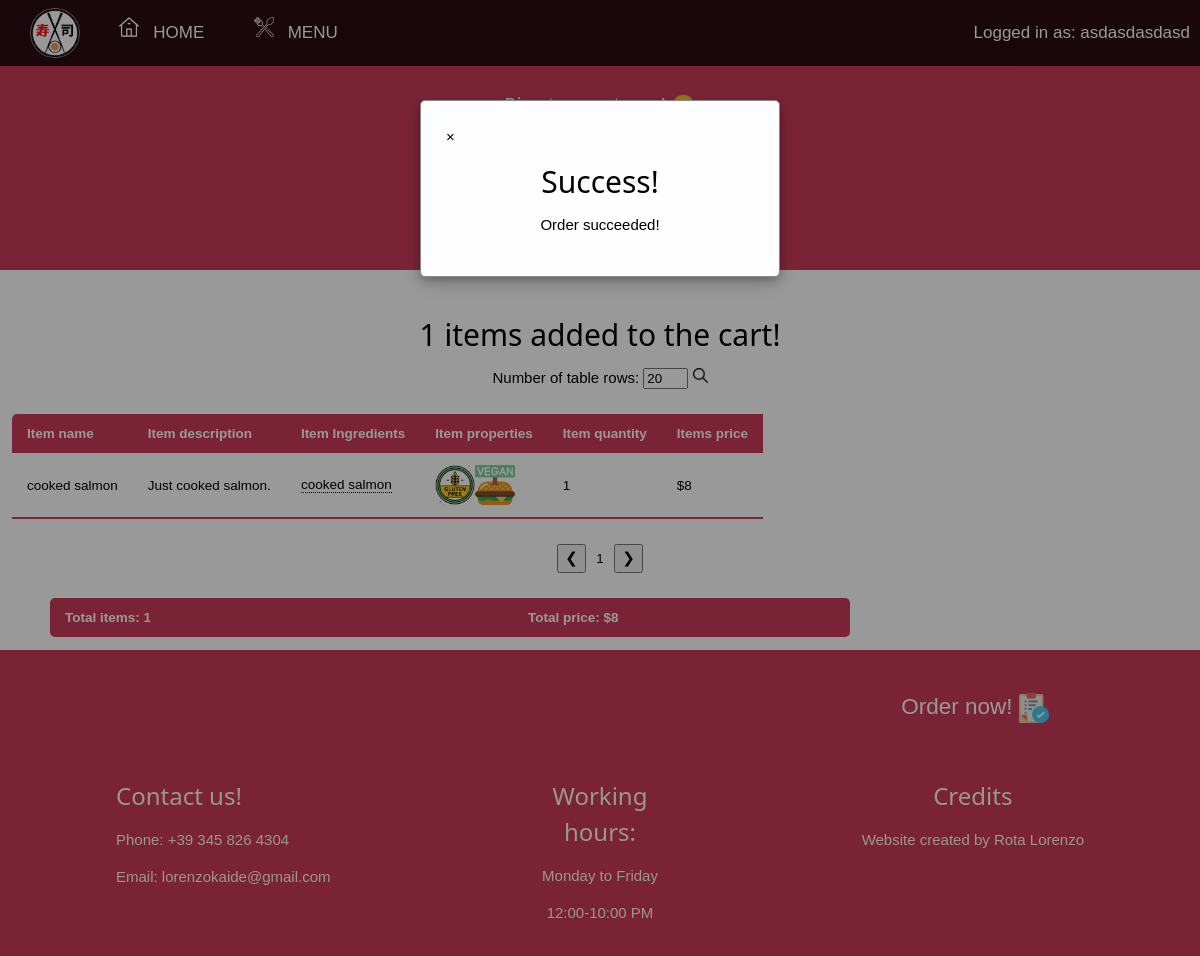
The app's page /shopping-cart.php?success_order=a (signed in) with its own data.
### tables this page shows
CREATE TABLE `cart_sushi` (
  `sushi_name` varchar(32) NOT NULL,
  `id_cart` int(11) NOT NULL,
  `pieces_number` int(11) NOT NULL DEFAULT 0
);

### shopping-cart.php (the view, shortened to what this page needs)
<?php
    if(isset($_GET["success_order"]))
    {
        $popup = "<div id=\"random\">
                    <div class=\"random-content\">
                    <span class=\"close-random close-x\">&times;</span>
                    <h2 class=\"random-style\">Success!</h2>
                    <p class=\"random-style\">Order succeeded!</p>
                    </div>
                </div>";
    }
?>
<html>
<link rel="stylesheet" href="css/css.css">
<body>
<div id="top">
  <div class="bar padding-8" style="width:100%; background-color:rgba(0,0,0,0.8);">
    <img src="images/random/logo5.png" style="width: 80px;padding-left:30px" class="vertical-align-middle"/></img>
    <img src="images/random/homepage.png" class="bar-img" style="width: 55px; padding-left: 35px;"></img>
    <a href="index.php" class="bar-item button-topmenu text-white hover-text-red"> HOME </a>
    <?php
    if(isset($_SESSION["logged"])){
      echo "<img src=\"images/random/menu.png\" class=\"bar-img\" style=\"width: 55px; padding-left: 35px;\"></img>
           <a href=\"menu.php?list=all\" class=\"bar-item button-topmenu text-white hover-text-red\"> MENU </a>";
      echo "<button id=\"accountButton\" class=\"bar-item button-topmenu button-account\" style=\"float: right; padding: auto 20px auto 20px;\">Logged in as: ".$_SESSION["username"]."</button>";
    }
    ?>
  </div>
</div>
<?php
    if(isset($_GET["success_order"])||isset($_GET["error2"]))
    {
        echo $popup;
    }
?>
<header class="container dark-red padding-header" id="myHeader">
  <div class="text-center">
    <h4>Rice to meet you! &#128516</h4>
    <h2 class="xxxlarge animate-bottom">Soushi sushi</h2>
  </div>
</header>
<div style="max-width: 1280px; margin: 0px auto;">
  <div class="text-center padding-32">
    <?php
        $servername = "localhost";
        $username_mysql = "root";
        $password_mysql = "";
        $dbname = "soushisushi";
        $conn = new mysqli($servername, $username_mysql, $password_mysql, $dbname);
        $query = "SELECT sushi_name, pieces_number FROM cart_sushi where id_cart = ".$_SESSION["cart"];
        $result = mysqli_query($conn, $query);
        $number_rows = mysqli_num_rows($result);
        if($number_rows == 0)
        {
            echo "<h2>You haven't added anything yet!</h2>";
            echo "<h4>Proceed adding items to your cart here: <a href=\"menu.php?list=all\" style=\"color:blue;text-decoration:underline;\">MENU</a></h4>";
        }
        else
        {
            echo "<h2>".$number_rows." items added to the cart!</h2>";
            $total_price = 0;
            $all_items = 0;
            if(isset($_GET['elements_number']))
            {
                $value_elements_number ="value=\"".$_GET['elements_number']."\"";
            }
            else
            {
                $value_elements_number = "value=\"20\"";
            }
            echo "
            <form action=\"shopping-cart.php\" method=\"get\">
              Number of table rows:
              <input type=\"number\" name=\"elements_number\" min=\"1\" ".$value_elements_number." style=\"width: 45px;\"></input>
              <input type=\"image\" src=\"images/random/search.png\" width=\"15px\" height=\"15px\" class=\"search\" alt=\"Submit\"></input>
            </form>";
            $count_outputted_rows = 0;
            $count2 = 0;
            $result = mysqli_query($conn, $query);
            $number_elements_to_output = $number_rows;
            if(isset($_GET['elements_number']))
            {
                $elements_number = $_GET['elements_number'];
            }
            else
            {
                $elements_number = 20;
            }
            $pages_number = ceil($number_elements_to_output/$elements_number);
            if ($result->num_rows > 0)
            {
                while($row = $result->fetch_assoc())
                {
                    $count2++;
                    $sushi_name = $row['sushi_name'];
                    $pieces_number = $row['pieces_number'];
                    $page_number = ceil($count_outputted_rows/$elements_number)+1;
                    if(($count_outputted_rows%$elements_number == 0 || $count2==1))
                    {
                        echo "<div class=\"table-center-div\">
                                <table class=\"table-style page".$page_number."\">
                                <thead>
                                <tr>
                                    <th>Item name</th> <th>Item description</th> <th>Item Ingredients</th> <th>Item properties</th> <th>Item quantity</th> <th>Items price</th>
                                </tr>
                                </thead>
                                <tbody>";
                    }
                    $count_outputted_rows++;
                    echo "<tr> <td>$sushi_name</td>";
                    $query3 = "SELECT description,price FROM sushi WHERE sushi_name = \"".$sushi_name."\"";
                    $result3 = mysqli_query($conn, $query3);
                    while($row = $result3->fetch_assoc())
                    {
                        $description = $row['description'];
                        $price = $row['price'];
                    }
                    echo  "<td>$description</td>";
                    $ingredient = "";
                    $gluten_free = true;
                    $diet = "vegan";
                    $query2 = "SELECT ingredient FROM sushi_ingredients WHERE sushi_name = \"".$sushi_name."\"";
                    $result2 = mysqli_query($conn, $query2);
                    while($row = $result2->fetch_assoc())
                    {
                        $ingredient .= "<div class=\"tooltip\">".$row['ingredient']."<span class=\"tooltiptext tooltip-top\">";
                        $query3 = "SELECT description, is_glutenfree, is_spicy, id_diet from ingredients where ingredient = \"".$row['ingredient']."\"";
                        $result3 = mysqli_query($conn, $query3);
                        while($row = $result3->fetch_assoc())
                        {
                            $ingredient .= $row['description'];
                        }
                        $ingredient .= "</span> </div> &nbsp;";
                    }
                    echo "<td>$ingredient</td> <td>";
                    if($gluten_free)
                    {
                        echo "<div class=\"tooltip-img\">";
                        echo "<img src=\"images/random/food_categories/gluten-free.png\" style=\"width: 40px;\"></img>";
                        echo "<span class=\"tooltiptext tooltip-top-img\">Gluten free</span> </div>";
                    }
                    if($diet=="vegan")
                    {
                        echo "<div class=\"tooltip-img\">";
                        echo "<img src=\"images/random/food_categories/vegan.png\" style=\"width: 40px;\"></img>";
                        echo "<span class=\"tooltiptext tooltip-top-img\">Vegan diet</span> </div>";
                    }
                    echo "<td>$pieces_number</td>";
                    $total_item = $price*$pieces_number;
                    $total_price += $price*$pieces_number;
                    echo "<td>$$total_item</td>";
                    $all_items += $pieces_number;
                    if(($count_outputted_rows%$elements_number == 0 || $number_elements_to_output == $count_outputted_rows))
                    {
                        echo "</tbody>
                            </table>
                            </div>";
                    }
                }
            }
            else
            {
                die('Error during the retrieval of data!');
            }
            echo "<style>
                .page1 {display: block}
                ";
                for($i=2; $i<=ceil($number_elements_to_output/$elements_number); $i++)
                {
                    echo ".page".$i." {display: none}";
                }
            echo "</style>
                <script>
                    var selectedPage = 1;
                    var num_pages = ".$pages_number.";
                    var page;
                    function incrementPage()
                    {
                        page = document.getElementsByClassName('page'+selectedPage);
                        for(i=0;i<page.length;i++)
                        {
                        page[i].style.display=\"none\";
                        }
                        var value = parseInt(document.getElementById('pageNumber').value, 10);
                        if(selectedPage!=num_pages)
                        {
                        selectedPage++;
                        document.getElementById('pageNumber').value = selectedPage;
                        }
                        page = document.getElementsByClassName('page'+selectedPage);
                        for(i=0;i<page.length;i++)
                        {
                        page[i].style.display=\"block\";
                        }
                    }
                    function decrementPage()
                    {
                        page = document.getElementsByClassName('page'+selectedPage);
                        for(i=0;i<page.length;i++)
                        {
                        page[i].style.display=\"none\";
                        }
                        var value = parseInt(document.getElementById('pageNumber').value, 10);
                        if(selectedPage!=1)
                        {
                        selectedPage--;
                        document.getElementById('pageNumber').value = selectedPage;
                        }
                        page = document.getElementsByClassName('page'+selectedPage);
                        for(i=0;i<page.length;i++)
                        {
                        page[i].style.display=\"block\";
                        }
                    }
                </script>
                <button onclick=\"decrementPage()\"> ❮ </button>
                <input type=\"text\" id=\"pageNumber\" value=\"1\" class=\"text-center\" style=\"width: 20px; border: none;\" readonly></input>
                <button onclick=\"incrementPage()\"> ❯ </button>
                <br>";
            echo "
                <div class=\"order-now-center-div\">
                    <table class=\"order-now-line-style\" style=\"border-radius: 5px;\">
                        <thead>
                            <tr>
                                <th>Total items: ".$all_items."</th>
                                <th style=\"padding-left:300px\">Total price: $".$total_price."</th>
                            </tr>
                        </thead>
                    </table>
                </div>
                <form action=\"create-order.php\" method=\"post\" class=\"right-align\">
                    <button class=\"order-now-button\" type=\"submit\"> Order now! <img src=\"images/random/order-now.png\" style=\"width: 30px;\" class=\"vertical-align-middle\"></img></button>
                </form>
                <br><br>
                ";
        }
    ?>
  </div>
</div>
<span class="card">
  <footer class="container dark-red padding-16">
    <div class="right-align text-center" style="margin-right: 100px;">
      <h3>Credits</h3>
      <p>Website created by Rota Lorenzo</p>
    </div>
    <div class="left-align" style="margin-left: 100px;">
      <h3>Contact us!</h3>
      <p>Phone: +39 345 826 4304</p>
      <p>Email: lorenzokaide@gmail.com</p>
    </div>
    <div class="text-center" style="margin-left: 45%; margin-right:45%;">
      <h3>Working hours:</h3>
      <p>Monday to Friday</p>
      <p>12:00-10:00 PM</p>
    </div>
  </footer>
</span>
</body>
</html>

### css/css.css (style rules this page uses)
.container:after,.container:before,.row-padding:after,.row-padding:before { content:"";display:table;clear:both }
.container { padding:0.01em 16px }
.card { box-shadow:0 2px 5px 0 rgba(0,0,0,0.16),0 2px 10px 0 rgba(0,0,0,0.12) }
html { box-sizing:border-box }
* { box-sizing:inherit }
body { margin:0;overflow: visible; }
html,body { font-family:Verdana,sans-serif;font-size:15px;line-height:1.5 }
h1,h2,h3,h4,h5,h6 { font-family:"Segoe UI",Arial,sans-serif;font-weight:400;margin:10px 0 }
a { color:inherit;text-decoration: none; }
button { font:inherit;margin:0;overflow:visible;text-transform:none; }
h2 { font-size:30px }
h3 { font-size:24px }
h4 { font-size:20px }
.xxxlarge { font-size:48px }
.text-center { text-align:center }
.left-align { float: left }
.right-align { float: right }
.vertical-align-middle { vertical-align:middle }
#top { position:fixed;width:100%;z-index:1;top:0;display:block; }
.bar { width:auto;display:inline-block;display:block;position:static; }
.bar-item { width:auto;display:block;text-align:left; }
.button-topmenu { display:inline-block;padding:20px 10px;vertical-align:middle;text-decoration:none;text-align:center;font:inherit;white-space:normal;height: 100%;position:relative;font-size: 17px; }
.bar-img { display:inline-block;text-align:left; }
.padding-16 { padding-top:16px;padding-bottom:16px }
.padding-32 { padding-top:32px;padding-bottom:32px }
.padding-header { padding-top:80px;padding-bottom:20px }
.animate-bottom { position:relative; animation:animatebottom 0.4s }
.dark-red { color:#FFFBEE;background-color: #CC3B5A }
.text-white { color:#fff }
.button-account { color: white; cursor: pointer; position: relative; border: 0px; z-index: 1; display: block; background: transparent; }
#random { display: none; position: fixed; z-index: 1; padding-top: 100px; left: 0; top: 0; width: 100%; height: 100%; overflow: auto; background-color: rgb(0,0,0); background-color: rgba(0,0,0,0.4); }
.random-content { position: relative; background-color: #fefefe; margin: auto; padding: 0; border: 1px solid #888; width: 30%; box-shadow: 0 4px 8px 0 rgba(0,0,0,0.2),0 6px 20px 0 rgba(0,0,0,0.19); border-radius: 5px; padding: 25px; }
.random-style { text-align: center; margin-top: 10px; }
.table-center-div { width:98%; margin:1%; }
.table-style { border-collapse: collapse; margin: 25px 0; font-size: 0.9em; min-width: 400px; border-radius: 5px 5px 0 0; overflow: hidden; margin-left:auto; margin-right:auto; width:1200px; }
.table-style thead tr { background-color: #CC3B5A; color: #ffffff; text-align: left; font-weight: bold; }
.table-style th, .table-style td { padding: 12px 15px; }
.table-style tbody tr { border-bottom: 1px solid #dddddd; }
.table-style tbody tr:last-of-type { border-bottom: 2px solid #CC3B5A; }
.tooltip { position: relative; display: inline-block; border-bottom: 1px dotted black; }
.tooltip-img { position: relative; display: inline-block; }
.order-now-button { background: #CC3B5A; border: none; color: white; cursor: pointer; border-radius: 5px; margin: 25px 0; font-size: 1.5em; min-width: 350px; overflow: hidden; height: 41px; margin-right:50px; }
.order-now-center-div { float: left; }
.order-now-line-style { border-collapse: collapse; margin: 25px 0; font-size: 0.9em; min-width: 400px; border-radius: 5px 5px 0 0; overflow: hidden; margin-left:50px; margin-right:auto; width:800px; }
.order-now-line-style thead tr { background-color: #CC3B5A; color: #ffffff; text-align: left; font-weight: bold; }
.order-now-line-style th, .order-now-line-style td { padding: 12px 15px; }

### records on screen
cart_sushi: sushi_name "cooked salmon", description "Just cooked salmon.", ingredient "cooked salmon", pieces_number "1", total_item "8"

### other values on screen
$_SESSION["username"] "asdasdasdasd"
$number_rows "1"
$all_items "1"
$total_price "8"
